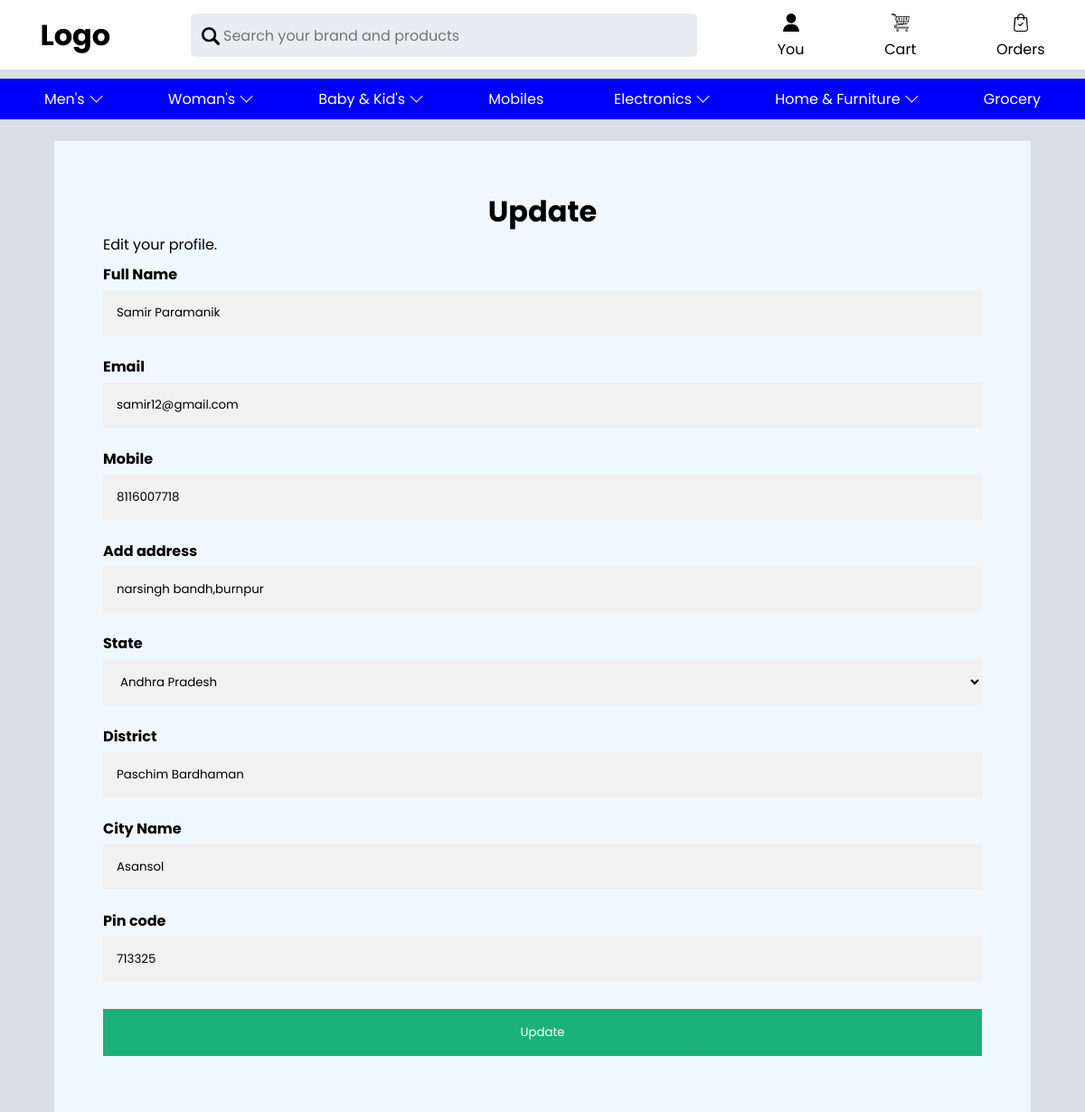
Page /coding/forms/login-new.php?id=19 on the committed database.
### tables this page shows
CREATE TABLE `user` (
  `id` int(11) NOT NULL,
  `name` varchar(50) NOT NULL,
  `email` varchar(50) NOT NULL,
  `mobile` bigint(20) NOT NULL,
  `password` varchar(300) NOT NULL,
  `address` varchar(300) NOT NULL,
  `state` varchar(50) NOT NULL,
  `city` varchar(50) NOT NULL,
  `pin` int(11) NOT NULL,
  `district` varchar(50) DEFAULT NULL
);

### coding/forms/login-new.php (the view, shortened to what this page needs)
<?php
require_once "../admin/pages/connect.php";
$isEdit=false;
$name=$email=$mobile=$address=$state=$district=$city=$pin='';
if(isset($_REQUEST['id']) && $_REQUEST['id']>0 && !empty($_REQUEST['id'])){
    $id=$_REQUEST['id'];
    $sql="select * from user where id=$id";
    $res=mysqli_query($con,$sql);
    if(mysqli_num_rows($res)>0){
       $data=mysqli_fetch_assoc($res);
       $name=$data['name'];
       $email = $data['email'];
       $mobile = $data['mobile'];
       $address = $data['address'];
       $state = $data['state'];
       $district = $data['district'];
       $city = $data['city'];
       $pin = $data['pin'];
       $isEdit = true;
    }
}
?>
<!DOCTYPE html>
<html lang="en">
  <head>
    <link rel="stylesheet" href="login-new.css" />
  </head>
  <body>
    <div class="container">
      <div class="navbar">
        <h1 class="logo">Logo</h1>
        <div class="search">
          <img src="../../images/magnifying-glass.png" alt="" />
          <input type="text" placeholder="Search your brand and products" />
        </div>
        <div class="account">
          <img src="../../images/user.png" alt="" /><br />
          You
        </div>
        <div class="cart">
          <img src="../../images/shopping-cart.png" alt="" /><br />
          Cart
        </div>
        <div class="orders">
          <img src="../../images/shopping-bag.png" alt="" /><br />
          Orders
        </div>
      </div>
      <div class="text-catagory">
        <div class="Men">Men's <span>
        </span></div>
        <div class="women">Woman's <span>
        </span></div>
        <div class="kids">Baby & Kid's <span></span></div>
        <div class="mobile">Mobiles</div>
        <div class="electronics">Electronics <span></span></div>
        <div class="furniture">Home & Furniture <span></span></div>
        <div class="grocery">Grocery</div>
      </div>
      <div class="main">
        <div class="sign-in">
        <?php if($isEdit==true){ ?>
        <form action="../admin/pages/action.php" method="post">
                <h1>Update</h1>
                <p>Edit your profile.</p>
                <label for="fname"><b>Full Name</b></label>
                <input type="text" placeholder="Enter full name" name="fullname" value="<?php echo $name; ?>" id="fname" required>
                <label for="email"><b>Email</b></label>
                <input type="text" placeholder="Enter Email" name="email" value="<?php echo $email; ?>" id="email" required>
                <label for="mobile"><b>Mobile</b></label>
                <input type="number" placeholder="Enter your mobile number" value="<?php echo $mobile; ?>" name="mobile" id="mobile" required>
                <label for="address"><b>Add address</b></label>
                <input type="text" placeholder="Enter your home address" name="address" value="<?php echo $address; ?>" id="address" required>
                <label for="state"><b>State</b></label>
                <select name="state" id="state" value="<?php echo $state; ?>">
                    <option value="AndhraPradesh">Andhra Pradesh</option>
                </select>
                <label for="district"><b>District</b></label>
                <input type="text" placeholder="Enter Your district name" name="district" value="<?php echo $district; ?>" id="district" required>
                <label for="city"><b>City Name</b></label>
                <input type="text" placeholder="Enter Your city name" name="city" value="<?php echo $city; ?>" id="city" required>
                <label for="pin"><b>Pin code</b></label>
                <input type="number" placeholder="Enter Your pin code" name="pin" value="<?php echo $pin; ?>" id="pin" required>
                <input type="submit" class="registerbtn" value="Update" name="Update">
        </form>
        <?php }?>
        </div>
      </div>
    </div>
  </body>
</html>

### coding/forms/login-new.css (style rules this page uses)
* { margin: 0; padding: 0; box-sizing: border-box; font-family: "Poppins"; }
body { background-color: rgb(216, 223, 230); }
.container { width: 100%; height: 100%; }
.container .navbar { width: 100%; display: flex; flex-direction: row; justify-content: space-around; background-color: rgb(254, 254, 254); padding-top: 15px; padding-bottom: 10px; margin-bottom: 10px; position: sticky; top: 0px; z-index: 99; }
.container .navbar img { width: 20px; }
.container .navbar div { text-align: center; font-size: 16px; cursor: pointer; }
.search { width: 35rem; height: 3rem; border-radius: 5px; background-color: rgba(233, 237, 242, 0.959); }
.search input { width: 32rem; height: 100%; border: none; outline: none; background-color: transparent; font-size: 16px; }
.search img { transform: translateY(5px); }
.container .text-catagory { display: flex; background-color: blue; color: white; width: 100%; padding: 10px; justify-content: space-around; }
.container .text-catagory div > span { width: 10px; height: 10px; display: inline-block; border-top: 1.6px solid white; border-left: 1.6px solid white; transform: rotateZ(-135deg) translateY(5px); }
.container .text-catagory div { cursor: pointer; }
.container .main { display: flex; width: 90%; height: 90%; background-color: aliceblue; position: relative; top: 50%; left: 50%; transform: translate(-50%); margin-top: 2%; }
.sign-in { padding: 5%; }
.container .main .sign-in form h1 { text-align: center; }
.container .main .sign-in p { margin-bottom: 0.8%; }
.container .main .sign-in input[type="text"], .container .main .sign-in input[type="password"], .container .main .sign-in input[type="number"], .container .main .sign-in select { width: 100%; padding: 15px; margin: 5px 0 22px 0; display: inline-block; border: none; background: #f1f1f1; }
.container .main .sign-in .registerbtn { background-color: #04aa6d; color: white; padding: 16px 20px; margin: 8px 0; border: none; cursor: pointer; width: 100%; opacity: 0.9; }

### rows in the picture
user: fullname "Samir Paramanik", email "samir12@gmail.com", mobile "8116007718", address "narsingh bandh,burnpur", state "Andhra Pradesh", district "Paschim Bardhaman", city "Asansol", pin "713325"
